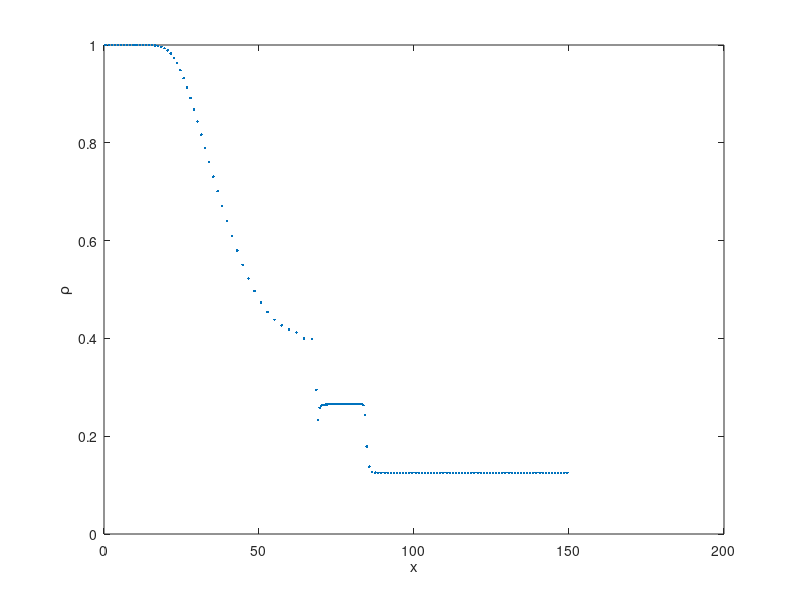
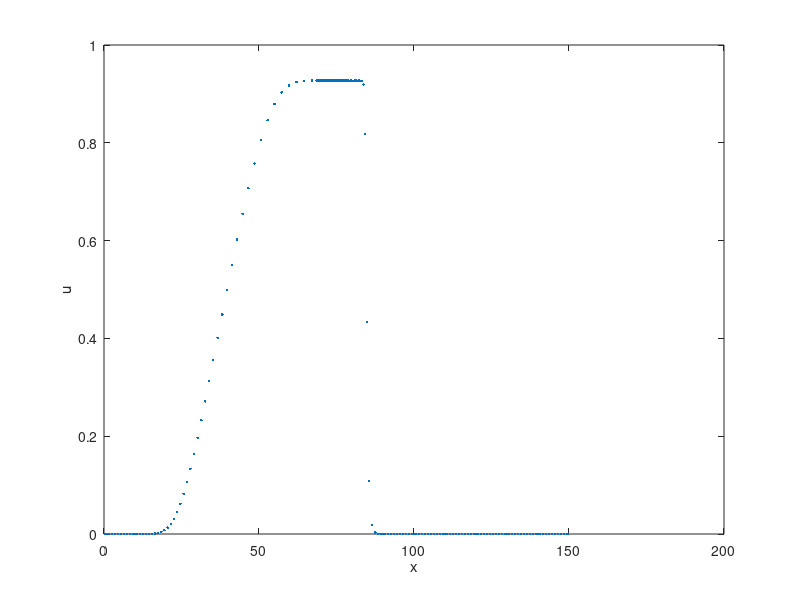

Reproduce these figures in MATLAB, in order.
N_STEP=62;
load RHO.txt
load U.txt
load X.txt
rho_p=RHO(N_STEP,:);
u_p  =U(N_STEP,:);
x_p  =X(N_STEP,:);
figure(1)
plot(x_p,rho_p,'.');
ylim([0,1]);
xlabel('x');
ylabel('\rho')
figure(2)
plot(x_p,u_p,'.');
ylim([0,1]);
xlabel('x');
ylabel('u')
